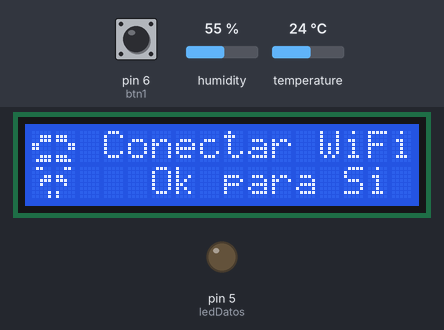
Bench run of a sketch on a simulated Arduino Uno, built with avr-gcc and run on an emulated ATmega328P. Parts: 16×2 character LCD, output pins drawn as LEDs (lit = HIGH). The test bench sets the inputs (shaded band); at power-on: pin 6 (btn1) LOW, humidity 55 %, temperature 24 °C. The local clock reads 2024-03-15 10:24:30 at power-on unless the sketch sets it; storage starts empty.

Above: at 5.2 s.
At 10.0 s:
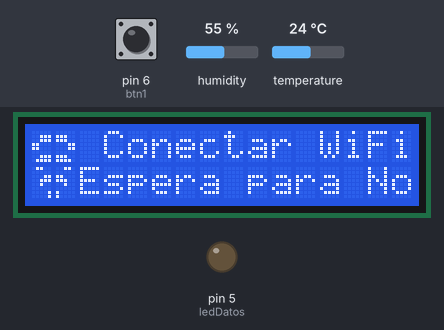
10.1 s: pin 6 (btn1) pulled HIGH for 0.15 s
At 11.5 s:
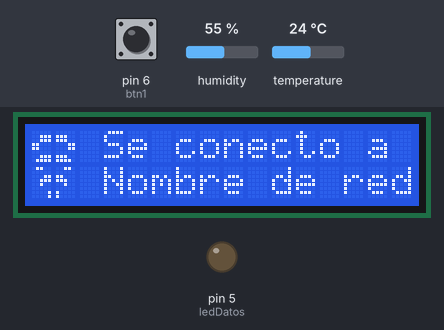
At 16.2 s:
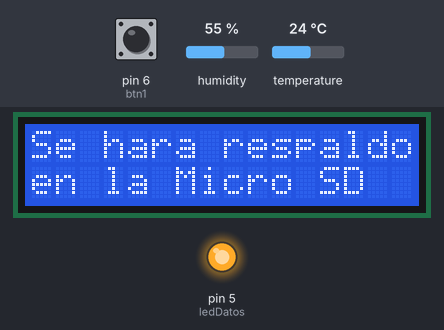
Timing chart, 0 to 22.2 s (numbered marks = the images above; inputs shaded):
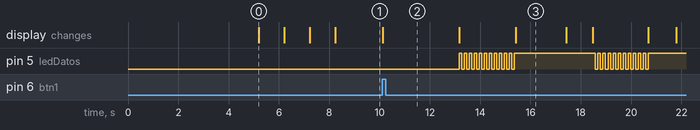

Measured:
- after the input at 10.1 s, the display: changes at once (image 2)
- what the display in image 0 shows lasts 1.0 s, from 5.2 s to 6.2 s

The sketch:

sensores_funciones.ino
```cpp
#include <DHT.h>
#include <DHT_U.h>
#include <Wire.h>
#include <RTClib.h>
#include <SPI.h>
#include <SD.h>
#include <LiquidCrystal_I2C.h>
#define SS_pin 10
#define sensor 2
#define ledDatos 5
#define btn1 6
#define btn2 7

int temperatura;
int humedad;
double cont;
unsigned long time1;
unsigned long time2 = 0;
boolean estadoWiFi = false;
int conta = 0;

File report;

LiquidCrystal_I2C lcd(0x27, 16, 2);
RTC_DS1307 RTC;
DHT dht(sensor, DHT11);

//Defino logo de estado wifi full
byte wifiFull[8] = {B11111, B00000, B01110, B00000, B01110, B00000, B00100, B00100};

//Defino GeneriXOs Icon
byte genchar1[8] = {B00000, B00000, B00000, B00000, B00000, B00001, B00011, B00111};
byte genchar2[8] = {B11111, B11111, B11111, B01111, B00000, B00000, B00000, B00000};
byte genchar3[8] = {B00000, B00000, B00110, B01001, B10001, B00001, B00001, B10010};
byte genchar4[8] = {B11001, B10101, B10011, B01110, B00000, B00000, B00000, B00000};

//Defino Termometer Icon
byte tempchar1[8] = {B00000, B00001, B00010, B00100, B00100, B00100, B00100, B00111};
byte tempchar2[8] = {B00111, B00111, B00111, B00111, B00111, B00111, B00111, B00011};
byte tempchar3[8] = {B00000, B10000, B01011, B00100, B00111, B00100, B00111, B11100};
byte tempchar4[8] = {B11111, B11100, B11111, B11100, B11111, B11100, B11111, B11000};

//Defino Humidity Icon
byte humchar1[8] = {B00000, B00001, B00011, B00011, B00111, B01111, B01111, B11111};
byte humchar2[8] = {B11111, B11111, B11111, B01111, B00011, B00000, B00000, B00000};
byte humchar3[8] = {B00000, B10000, B11000, B11000, B11100, B11110, B11110, B11111};
byte humchar4[8] = {B11111, B11111, B11111, B11110, B11100, B00000, B00000, B00000};

//Defino Time Icon
byte timechar1[8] = {B00000, B00000, B00000, B00011, B00100, B01000, B10010, B10001};
byte timechar2[8] = {B10000, B10000, B01000, B00100, B00011, B00000, B00000, B00000};
byte timechar3[8] = {B00000, B00000, B00000, B11000, B00100, B00010, B01001, B10001};
byte timechar4[8] = {B00001, B00001, B00010, B00100, B11000, B00000, B00000, B00000};

//Defino WiFi Icon
byte wifichar1[8] = {B00000, B00111, B00111, B11000, B11000, B00000, B00111, B01111};
byte wifichar2[8] = {B01100, B00000, B00011, B00111, B00100, B00000, B00001, B00001};
byte wifichar3[8] = {B00000, B11100, B11100, B00011, B00011, B00000, B11100, B11110};
byte wifichar4[8] = {B00110, B00000, B11000, B11100, B00100, B00000, B10000, B10000};


void setup () {

  pinMode(ledDatos, OUTPUT);
  pinMode(btn1, INPUT);
  pinMode(btn2, INPUT);
  Wire.begin(); // Inicia el puerto I2C
  RTC.begin(); // Inicia la comunicaci¢n con el RTC
  //RTC.adjust(DateTime(__DATE__, __TIME__)); // Establece la fecha y hora (Comentar una vez establecida la hora) se usa solo en la configuracion inicial

  dht.begin();
  lcd.init();
  lcd.backlight();

  /*INTRO*/
  crearIconos(genchar1, genchar2, genchar3, genchar4);
  lcd.setCursor(3, 0);
  lcd.print("  GeneriXOs");
  lcd.setCursor(3, 1);
  lcd.print("Sensor System");
  delay(5000);
  int estadoBTN;
  if (!estadoWiFi) {
    crearIconos(wifichar1, wifichar2, wifichar3, wifichar4);
    lcd.setCursor(2, 0);
    lcd.print(" Conectar WiFi");
    lcd.setCursor(2, 1);
    lcd.print("   Ok para Si   " );
    delay(1000);
    lcd.setCursor(2, 1);
    lcd.print("Espera para No");
    delay(1000);
    lcd.setCursor(2, 1);
    lcd.print("   Ok para Si   " );
    delay(1000);
    estadoBTN = digitalRead(btn1);
    lcd.setCursor(2, 1);
    lcd.print("Espera para No");
    delay(1000);
    estadoBTN = digitalRead(btn1);
    while (estadoBTN == 0 && conta <= 5000) {
      estadoBTN = digitalRead(btn1);
      conta++;
      delay(1);
    }
    if (estadoBTN == 1) {
      lcd.setCursor(2, 0);
      lcd.print(" Se conecto a ");
      lcd.setCursor(2, 1);
      lcd.print(" Nombre de red");
      estadoWiFi = true;
      delay(3000);
    } else {
      lcd.setCursor(2, 0);
      lcd.print(" No se conecto");
      lcd.setCursor(2, 1);
      lcd.print("    al WiFi   ");
      delay(3000);
    }
  }


  /*INICIAR ALMACENAMIENTO*/
  limpirarYZero();
  lcd.print("    Buscando    ");
  lcd.setCursor(0, 1);
  lcd.print(" Almacenamiento ");
  intermitenteRapido();

  if (!SD.begin(SS_pin)) {
    limpirarYZero();
    lcd.print("  Sin Memoria   ");
    lcd.setCursor(0, 1);
    lcd.print("    MicroSD!    ");
    intermitenteLento();
    lcd.clear();
    delay(1000);
    return;
  }
  limpirarYZero();
  lcd.print("Se hara respaldo");
  lcd.setCursor(0, 1);
  lcd.print("en la Micro SD");
  digitalWrite(ledDatos, HIGH);
  delay(2000);
  lcd.clear();
  delay(1000);


  /* CREANDO PRIMER REGISTRO*/
  crearRegistro();
}
void loop() {

  report = SD.open("report.csv", FILE_WRITE);
  DateTime now = RTC.now();
  temperatura = dht.readTemperature();
  humedad = dht.readHumidity();

  /*FECHA*/
  crearIconos(timechar1, timechar2, timechar3, timechar4);

  //logo de conexxion a red
  if (estadoWiFi) {
    lcd.createChar(5, wifiFull);
    lcd.setCursor(3, 1);
    lcd.write(5);
  }
  //fecha

  lcd.setCursor(6, 1);
  lcd.print(now.year(), DEC);
  lcd.print("/");
  if ((now.month()) <= 9) {
    lcd.print("0");
  }
  lcd.print(now.month(), DEC);
  lcd.print("/");
  if ((now.day()) <= 9) {
    lcd.print("0");
  }
  lcd.print(now.day(), DEC);

  lcd.setCursor(8, 0);
  if ((now.hour()) <= 9) {
    lcd.print("0");
  }
  lcd.print(now.hour(), DEC);
  lcd.print(":");
  if (now.minute() <= 9) {
    lcd.print("0");
  }
  lcd.print(now.minute(), DEC);

  for (int i = 0; i <= 7; i++) {
    lcd.setCursor(10, 0);
    lcd.print(":");
    delay(500);
    lcd.setCursor(10, 0);
    lcd.print(" ");
    delay(500);
  }
  delay(1000);


  /* TEMPERATURA*/

  crearIconos(tempchar1, tempchar2, tempchar3, tempchar4);

  //logo de conexxion a red
  if (estadoWiFi) {
    lcd.createChar(5, wifiFull);
    lcd.setCursor(3, 1);
    lcd.write(5);
  }
  //temperatura

  lcd.setCursor(3, 0);
  lcd.print("Temperatura A");
  lcd.setCursor(8, 1);
  lcd.print(temperatura);
  lcd.print((char)223);
  lcd.print("C");
  delay(3000);
  lcd.clear();
  delay(1000);


  /* HUMEDAD */

  crearIconos(humchar1, humchar2, humchar3, humchar4);
  //logo de conexxion a red
  if (estadoWiFi) {
    lcd.createChar(5, wifiFull);
    lcd.setCursor(3, 1);
    lcd.write(5);
  }
  //humedad
  lcd.setCursor(3, 0);
  lcd.print("Humedad Relat");
  lcd.setCursor(8, 1);
  lcd.print(humedad);
  lcd.print("%");
  delay(3000);
  lcd.clear();
  delay(1000);

  cont = cont + 0.34;

  /*REGISTRO*/
  if (validarSD()) {
    if (report) {
      digitalWrite(ledDatos, HIGH);
      if (cont >= 15) {
        crearRegistro();
      } else {
        limpirarYZero();
        lcd.print("Proximo Registro");
        lcd.setCursor(0, 1);
        lcd.print("   ");
        lcd.print(15 - (int)cont);
        lcd.print(" ");
        lcd.print("minutos  ");
        digitalWrite(ledDatos, LOW);
        delay(100);
        digitalWrite(ledDatos, HIGH);
        delay(2800);
        lcd.clear();
        delay(1000);
        report.close();
      }
    } else {
      limpirarYZero();
      lcd.print("Error en");
      lcd.setCursor(0, 1);
      lcd.print("el registro");
      intermitenteLento();
      lcd.clear();
      delay(1000);
    }
  } else {

  }


}
void crearRegistro() {
  DateTime now = RTC.now();
  temperatura = dht.readTemperature();
  humedad = dht.readHumidity();
  report = SD.open("report.csv", FILE_WRITE);
  report.print(now.year(), DEC);
  report.print("/");
  if ((now.month()) <= 9) {
    report.print("0");
  }
  report.print(now.month(), DEC);
  report.print("/");
  if ((now.day()) <= 9) {
    report.print("0");
  }
  report.print(now.day(), DEC);
  report.print(", ");

  if (now.hour() <= 9) {
    report.print("0");
  }
  report.print(now.hour(), DEC);
  report.print(":");
  if (now.minute() <= 9) {
    report.print("0");
  }
  report.print(now.minute(), DEC);
  report.print(":");
  if (now.second() <= 9) {
    report.print("0");
  }
  report.print(now.second(), DEC);
  report.print(", ");
  report.print(temperatura);
  report.print(", ");
  report.print(humedad);
  report.println("");
  limpirarYZero();
  lcd.print("    Creando   ");
  lcd.setCursor(0, 1);
  lcd.print("    Registro    ");
  intermitenteRapido();
  lcd.clear();
  delay(1000);
  cont = 0;
  report.close();

}
void crearIconos(byte *x1, byte *x2, byte *x3, byte *x4) {
  limpirarYZero();
  lcd.createChar(1, x1);
  lcd.createChar(2, x2);
  lcd.createChar(3, x3);
  lcd.createChar(4, x4);
  lcd.setCursor(0, 0);
  lcd.write(1);
  lcd.setCursor(0, 1);
  lcd.write(2);
  lcd.setCursor(1, 0);
  lcd.write(3);
  lcd.setCursor(1, 1);
  lcd.write(4);
}
void intermitenteRapido() {
  for (int i = 0; i <= 10; i++) {
    digitalWrite(ledDatos, HIGH);
    delay(100);
    digitalWrite(ledDatos, LOW);
    delay(100);
    digitalWrite(ledDatos, HIGH);
  }


}
void intermitenteLento() {
  for (int i = 0; i <= 4; i++) {
    digitalWrite(ledDatos, HIGH);
    delay(500);
    digitalWrite(ledDatos, LOW);
    delay(500);
  }
}
void limpirarYZero() {
  lcd.clear();
  lcd.setCursor(0, 0);
}

boolean validarSD() {
  if (!SD.begin(SS_pin)) {
    limpirarYZero();
    lcd.print("  Sin Memoria   ");
    lcd.setCursor(0, 1);
    lcd.print("    MicroSD!    ");
    intermitenteLento();
    lcd.clear();
    delay(1000);
    report.close();
    return false;
  } else {
    return true;
  }
}
```
